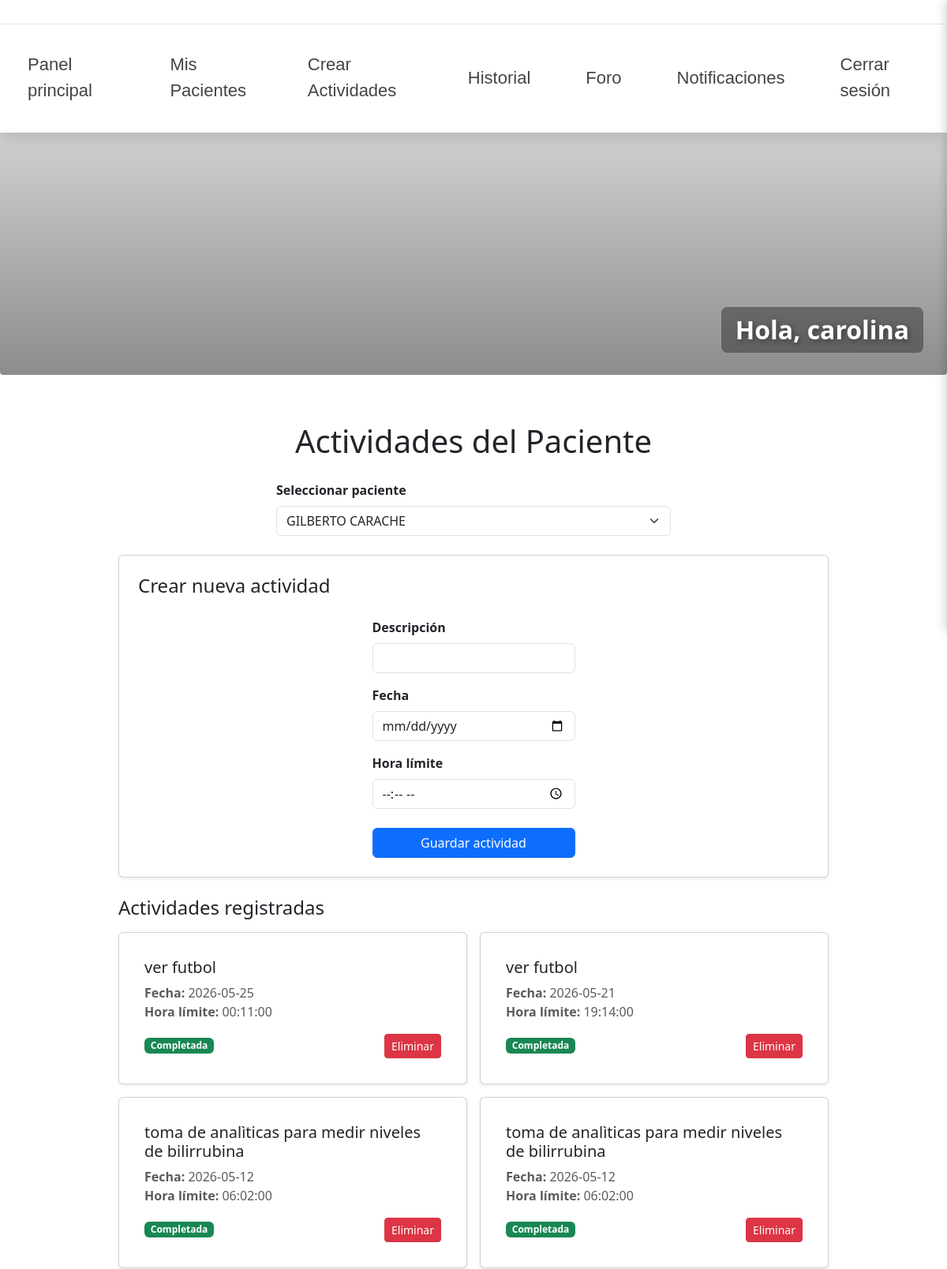
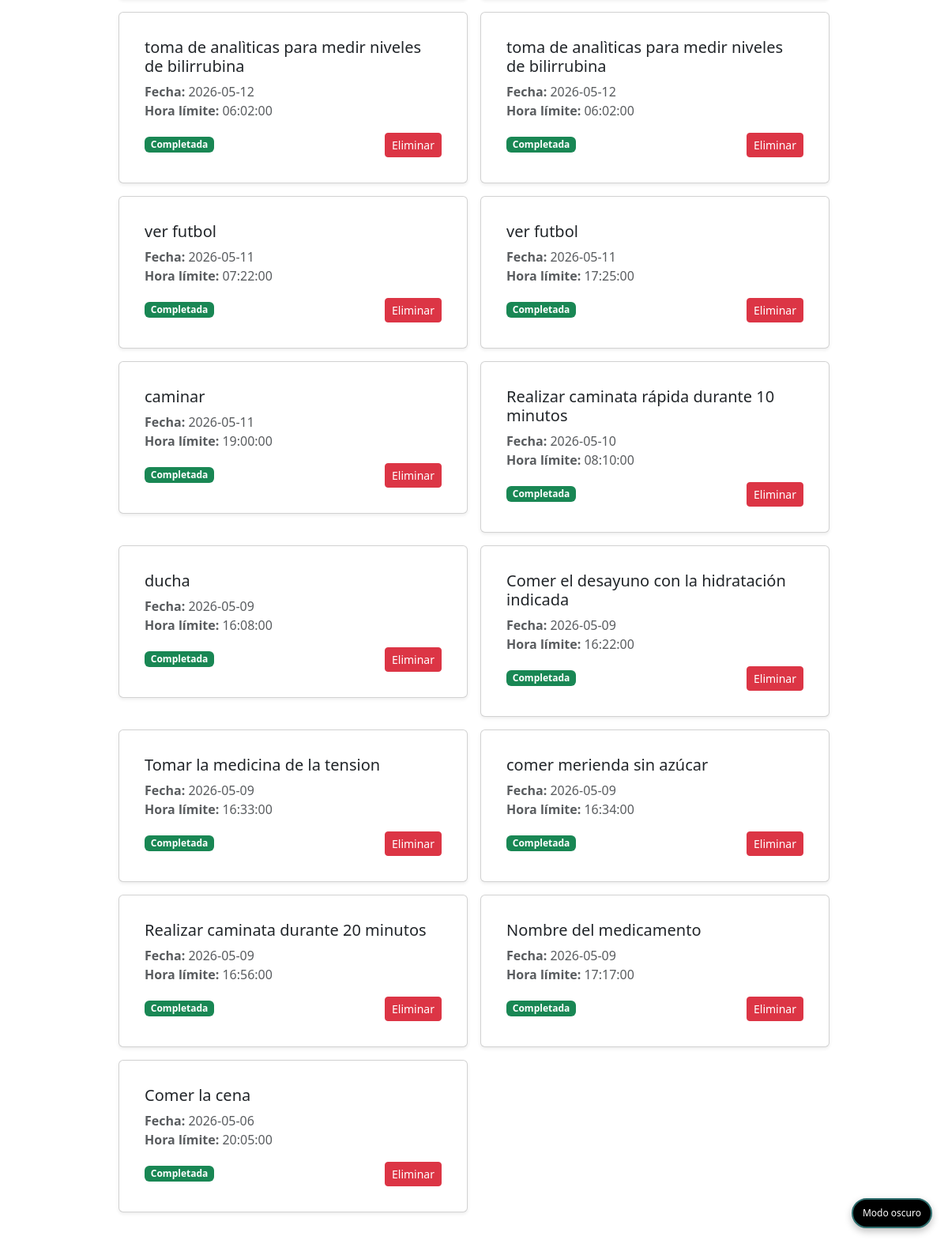
Page /pages/actividades_pacientes.php (signed in) on the committed database (2 pictures, top to bottom).
### tables this page shows
CREATE TABLE `actividades` (
  `id` int(11) NOT NULL,
  `usuario_id` int(11) NOT NULL,
  `titulo` varchar(100) NOT NULL,
  `descripcion` text DEFAULT NULL,
  `fecha` date DEFAULT NULL,
  `hora` time DEFAULT NULL,
  `estado` enum('pendiente','realizada') DEFAULT 'pendiente'
);

### pages/actividades_pacientes.php (the view, shortened to what this page needs)
<?php
$db = new Database();
$conn = $db->connect();
$familiar_id = $_SESSION["user_id"];
$sql = $conn->prepare("
    SELECT u.id, u.nombre, u.apellidos
    FROM usuarios u
    INNER JOIN relaciones_familiares r
        ON r.paciente_id = u.id
    WHERE r.familiar_id = ?
");
$sql->execute([$familiar_id]);
$pacientes = $sql->fetchAll(PDO::FETCH_ASSOC);
$paciente_id = $_GET["paciente"] ?? $pacientes[0]["id"];
$sql = $conn->prepare("
    SELECT *
    FROM actividades
    WHERE usuario_id = ?
    ORDER BY fecha DESC, hora ASC
");
$sql->execute([$paciente_id]);
$actividades = $sql->fetchAll(PDO::FETCH_ASSOC);
?>
<!DOCTYPE html>
<html lang="es">
<head>
    <link rel="stylesheet" href="/assets/css/color.css">
    <link rel="stylesheet" href="/assets/css/global.css">
    <link rel="stylesheet" href="/assets/css/header.css">
    <link rel="stylesheet" href="/assets/css/footer.css">
    <link rel="stylesheet" href="/assets/css/menu.css">
    <link rel="stylesheet" href="/assets/css/banner.css">
    <link rel="stylesheet" href="/assets/css/panel-familiar.css">
        <link href="https://cdn.jsdelivr.net/npm/bootstrap@5.3.3/dist/css/bootstrap.min.css" rel="stylesheet">
    </head>
    <body>
<?php include "../includes/header.php"; ?>
<button class="theme-toggle" onclick="toggleTheme()">Modo oscuro</button>
<?php include "../includes/menu-familiar.php"; ?>
<?php include "../includes/private-banner.php"; ?>
<div class="panel-familiar-container">
    <h1 class="mb-3">Actividades del Paciente</h1>
    <form method="GET" class="mb-4">
        <label class="form-label">Seleccionar paciente</label>
        <select name="paciente" class="form-select" onchange="this.form.submit()">
            <?php foreach ($pacientes as $p): ?>
                <option value="<?= $p['id'] ?>" <?= $p['id'] == $paciente_id ? 'selected' : '' ?>>
                    <?= $p['nombre'] . " " . $p['apellidos'] ?>
                </option>
            <?php endforeach; ?>
        </select>
    </form>
    <div class="card p-4 mb-4 shadow-sm">
        <h4 class="mb-3">Crear nueva actividad</h4>
<form action="/controllers/actividades-familiar.php?action=crear" method="POST">
    <label class="form-label">Descripción</label>
    <input type="text" name="texto" class="form-control" required>
    <label class="form-label mt-3">Fecha</label>
    <input type="date" name="fecha" class="form-control" required>
    <label class="form-label mt-3">Hora límite</label>
    <input type="time" name="hora" class="form-control" required>
    <button type="submit" class="btn btn-primary mt-4 w-100">Guardar actividad</button>
</form>
    </div>
    <h4 class="mb-3">Actividades registradas</h4>
    <?php if (!$actividades): ?>
        <p class="text-muted">No hay actividades registradas.</p>
    <?php else: ?>
        <div class="row g-3">
            <?php foreach ($actividades as $a): ?>
                <div class="col-12 col-md-6">
                    <div class="card shadow-sm p-3">
                        <div class="card-body">
                            <h5 class="card-title mb-2">
                                <?= htmlspecialchars($a["descripcion"]) ?>
                            </h5>
                            <p class="card-text text-muted mb-3">
                                <strong>Fecha:</strong> <?= $a["fecha"] ?><br>
                                <strong>Hora límite:</strong> <?= $a["hora"] ?>
                            </p>
                            <div class="d-flex justify-content-between">
                                <?php if ($a["estado"] == 0): ?>
                                    <a href="/controllers/completar-actividad.php?id=<?= $a['id'] ?>"
                                       class="btn btn-success btn-sm">
                                        Completar
                                    </a>
                                <?php else: ?>
                                    <span class="badge bg-success align-self-center">Completada</span>
                                <?php endif; ?>
                                <a href="/controllers/eliminar-actividad-paciente.php?id=<?= $a['id'] ?>"
                                   class="btn btn-danger btn-sm"
                                   onclick="return confirm('¿Seguro que deseas eliminar esta actividad?')">
                                    Eliminar
                                </a>
                            </div>
                        </div>
                    </div>
                </div>
            <?php endforeach; ?>
        </div>
    <?php endif; ?>
</div>
</body>
</html>

### includes/header.php (shortened to what this page needs)
<header class="header">
</header>

### includes/menu-familiar.php (shortened to what this page needs)
<nav id="private-menu" class="private-menu-header" aria-label="Menú privado">
    <ul class="menu-list">
        <li><a href="/pages/dashboardFamiliar.php">Panel principal</a></li>
        <li><a href="/pages/pacientes.php">Mis Pacientes</a></li>
        <li><a href="/pages/actividades_pacientes.php">Crear Actividades</a></li>
        <li><a href="/pages/historial_paciente.php">Historial</a></li>
        <li><a href="/pages/foro.php">Foro</a></li>
        <li><a href="/pages/notificaciones-familiar.php">Notificaciones</a></li>
        <li><a href="/controllers/logout.php">Cerrar sesión</a></li>
    </ul>
</nav>

### includes/private-banner.php (shortened to what this page needs)
<div class="top-banner private" role="banner">
    <img src="/assets/images/banner-interior_1.png" alt="Banner interior Alzheimer">
    <h1 class="titulo-banner">
        Hola,
        <?php echo htmlspecialchars($_SESSION["nombre"] ?? ""); ?>
    </h1>
</div>

### assets/css/color.css (style rules this page uses)
:root { --color-primary: #2f6f6f; --color-primary-dark: #4d8f88; --color-primary-light: #8fcac3; --color-text: #444; --color-text-light: #666; --color-text-lighter: #888; --color-text-title: #2c5f5f; --color-text-subtitle: #3f7a7a; --color-bg: #f4f7f8; --color-btn-primary: #6c757d; --color-btn-primary-hover: #5c636a; --color-btn-secondary: #6c757d; --color-btn-secondary-hover: #5c636a; --color-white: #ffffff; --color-gray-100: #f5f5f5; --color-gray-200: #e0e0e0; --color-gray-300: #cccccc; --color-border: #dcdcdc; --color-border-strong: #bfbfbf; --color-hover-bg: #d4d4d4; --color-hover-primary: #4d8f88; --color-success: #4CAF50; --color-warning: #FFC107; --color-error: #E53935; --color-info: #2196F3; --color-red: #ff6b6b; --color-blue: #4d9fff; --color-green: #51d88a; --color-yellow: #ffe66d; --color-error-bg: #ffe1e1; --color-error-text: #b30000; --color-error-border: #ffb3b3; --color-primary-darker: #3b6d68; --color-warning: #a8744f; }

### assets/css/global.css (style rules this page uses)
* { box-sizing: border-box; margin: 0; padding: 0; }
body { font-family: "DM Sans", sans-serif; background: var(--color-bg); color: var(--color-text); line-height: 1.5; min-height: 100vh; display: flex; flex-direction: column; }
header, .top-banner { flex-shrink: 0; }
html, body { height: 100%; }
h1 { margin-top: 20px; color: var(--color-primary); font-size: 50px; text-align: center; }
a { text-decoration: none; color: inherit; }
img { max-width: 100%; display: block; }
.btn { padding: 12px 20px; border-radius: 8px; cursor: pointer; transition: 0.3s; font-size: 16px; border: none; }
.btn-primary { background:var(--color-primary); color: var(--color-white); font-size: 20px; width: auto; }
.theme-toggle { position: fixed; bottom: 20px; right: 20px; background-color: black; color: var(--color-white); border: solid 2px var(--color-primary); padding: 8px 12px; border-radius: 20px; cursor: pointer; font-size: 12px; box-shadow: 0 4px 10px rgba(0,0,0,0.25); transition: 0.3s; z-index: 999; }
select { padding: 5px 10px; border-radius: 5px; bottom: 20px; right: 20px; }

### assets/css/header.css (style rules this page uses)
.header { width: 100%; background: var(--color-white); color: var(--color-primary); padding: 15px 25px; box-sizing: border-box; border-bottom: 1px solid #e5e5e5; position: fixed; top: 0; left: 0; z-index: 4000; }

### assets/css/menu.css (style rules this page uses)
.public-menu-header, .private-menu-header, .admin-menu-header { position: fixed; top: 30px; left: 0; width: 100%; background: var(--color-white); padding: 15px 20px; z-index: 2500; display: flex; justify-content: center; box-sizing: border-box; box-shadow: 0 8px 20px rgba(0,0,0,0.12); }
.menu-list { list-style: none; display: flex; gap: 40px; margin: 0; padding: 0; align-items: center; }
.menu-list li { position: relative; }
.public-menu-header a, .private-menu-header a, .admin-menu-header a { text-decoration: none; font-family: "DM Sans", sans-serif; font-weight: 400; color: var(--color-text); font-size: 22px; padding: 20px 15px; border-radius: 5px; display: block; transition: background 0.3s, color 0.3s; border-bottom: 2px solid transparent; }

### assets/css/banner.css (style rules this page uses)
.top-banner { position: relative; width: 100%; height: 340px; overflow: hidden; z-index: 1; margin-top: 150px; border-radius: 4px; }
.top-banner::before { content: ""; position: absolute; inset: 0; background: linear-gradient( to bottom, rgba(0,0,0,0.15), rgba(0,0,0,0.45) ); z-index: 2; }
.top-banner img { width: 100%; height: 100%; object-fit:cover; object-position: center; display: block; }
.top-banner.private { margin-top: 135px; }
.top-banner.private img { width: 100%; height: 100%; object-fit: cover; object-position: center top; display: block; }
.titulo-banner { position: absolute; bottom: 20px; right: 30px; z-index: 3; color: #fff; font-size: 32px; font-weight: 700; padding: 10px 18px; background: rgba(0,0,0,0.35); border-radius: 8px; text-shadow: 2px 2px 6px rgba(0,0,0,0.4); }

### assets/css/panel-familiar.css (style rules this page uses)
.panel-familiar-container { margin-top: 60px; width: 100%; max-width: 900px; margin-left: auto; margin-right: auto; padding-bottom: 40px; }
.panel-familiar-container form { max-width: 500px; margin: 0 auto; }
.panel-familiar-container label { margin-top: 10px; font-weight: 600; }
.panel-familiar-container button { margin-top: 15px; }

### rows in the picture
actividades: descripcion "ver futbol", fecha "2026-05-25", hora "00:11:00", estado "Completada"
actividades: descripcion "ver futbol", fecha "2026-05-21", hora "19:14:00", estado "Completada"
actividades: descripcion "toma de analìticas para medir niveles de bilirrubina", fecha "2026-05-12", hora "06:02:00", estado "Completada"
actividades: descripcion "toma de analìticas para medir niveles de bilirrubina", fecha "2026-05-12", hora "06:02:00", estado "Completada"
actividades: descripcion "toma de analìticas para medir niveles de bilirrubina", fecha "2026-05-12", hora "06:02:00", estado "Completada"
actividades: descripcion "toma de analìticas para medir niveles de bilirrubina", fecha "2026-05-12", hora "06:02:00", estado "Completada"
actividades: descripcion "ver futbol", fecha "2026-05-11", hora "07:22:00", estado "Completada"
actividades: descripcion "ver futbol", fecha "2026-05-11", hora "17:25:00", estado "Completada"
actividades: descripcion "caminar", fecha "2026-05-11", hora "19:00:00", estado "Completada"
actividades: descripcion "Realizar caminata rápida durante 10 minutos", fecha "2026-05-10", hora "08:10:00", estado "Completada"
actividades: descripcion "ducha", fecha "2026-05-09", hora "16:08:00", estado "Completada"
actividades: descripcion "Comer el desayuno con la hidratación indicada", fecha "2026-05-09", hora "16:22:00", estado "Completada"
actividades: descripcion "Tomar la medicina de la tension", fecha "2026-05-09", hora "16:33:00", estado "Completada"
actividades: descripcion "comer merienda sin azúcar", fecha "2026-05-09", hora "16:34:00", estado "Completada"
actividades: descripcion "Realizar caminata durante 20 minutos", fecha "2026-05-09", hora "16:56:00", estado "Completada"
actividades: descripcion "Nombre del medicamento", fecha "2026-05-09", hora "17:17:00", estado "Completada"
actividades: descripcion "Comer la cena", fecha "2026-05-06", hora "20:05:00", estado "Completada"

### other values in the picture
$_SESSION["nombre"] "carolina"
form field paciente "GILBERTO CARACHE"
